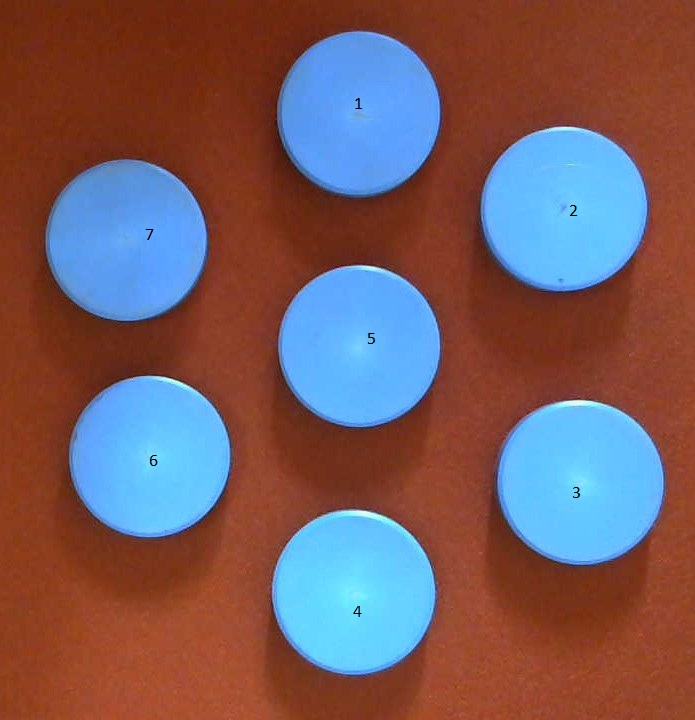
#> input picture image processing/object detection/circle/picture/win.jpg, 695 x 720 px
$ python combo.py
#> lines starting #> are read from the running program, lines starting #| are printed output that depends on the picture; after the words box and inside, x2 and y2 are one past the last pixel; in counts of white or black regions, pixels touching at a corner belong together
import numpy as np
import cv2 as cv
import math
import time

new = cv.imread('picture/win.jpg')
#> new is the input picture: shape (720, 695, 3); mean B, G, R 97.2, 93.5, 120.1

c=new.shape[:2]
#> c = (720, 695)

imgray1= cv.cvtColor(new, cv.COLOR_BGR2GRAY)
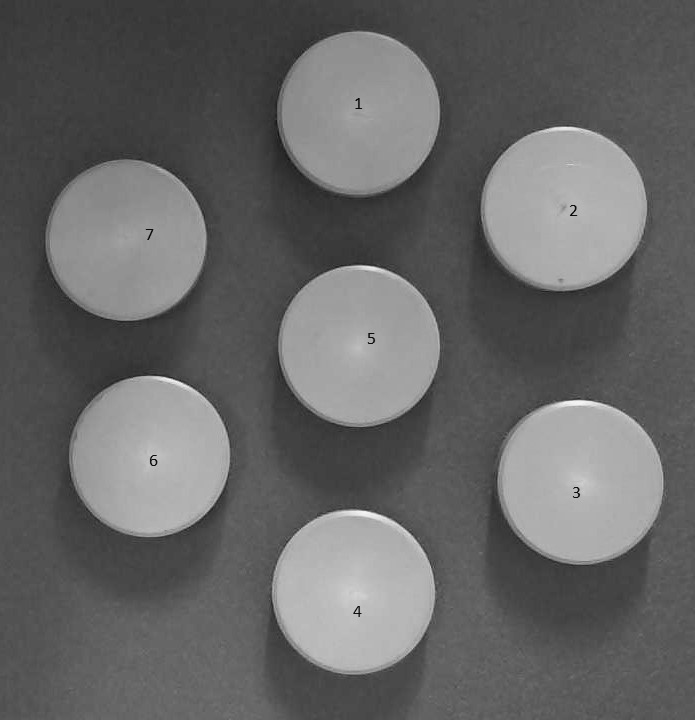
#> imgray1: shape (720, 695); min 4, max 246, mean 101.9


ret,edge = cv.threshold(imgray1,215,255,cv.THRESH_BINARY)
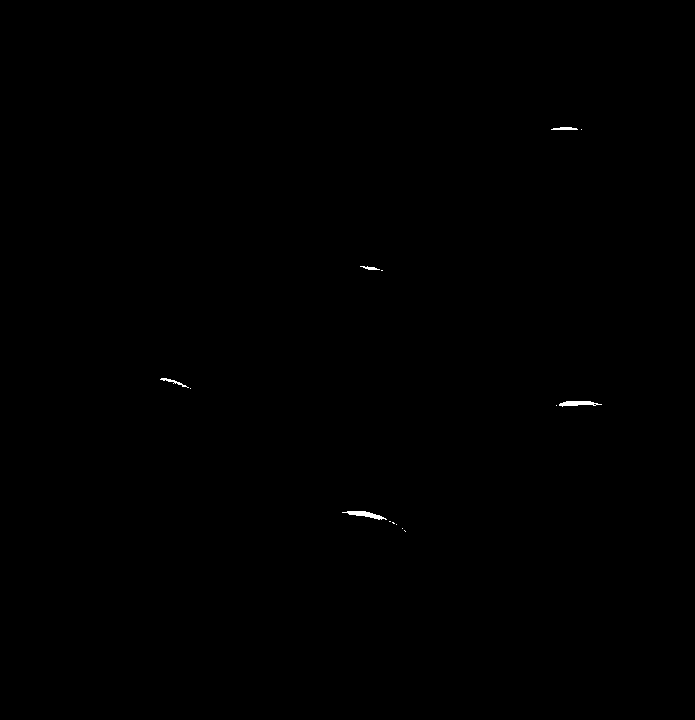
#> edge: shape (720, 695); 0.1% white; 14 white regions (9 under 20 px), largest, box (x1, y1, x2, y2) and area: (342, 511, 387, 520) 171, (559, 401, 602, 407) 158, (160, 378, 189, 388) 66, (551, 127, 578, 130) 63, (360, 266, 380, 270) 42
kernel = np.ones((5,5),np.uint8)
opening = cv.morphologyEx(edge, cv.MORPH_OPEN, kernel)
#> opening: shape (720, 695); 0.03% white; 2 white regions
opening = cv.morphologyEx(opening, cv.MORPH_CLOSE, kernel)

cv.imshow("frame1",opening)
contours, hierarchy = cv.findContours(opening, cv.RETR_TREE, cv.CHAIN_APPROX_NONE)
#> contours = 2 contours; box (x1, y1, x2, y2) and area: (356, 511, 370, 517) 53, (566, 401, 578, 406) 44


list2=[]
for i in contours:
    x,y,w,h=cv.boundingRect(i)
    if len(i) in range(300,500):
        list1=[x,y,w,h]
        list2.append(list1)
#> this loop made 2 passes
#> (x, y, w, h) on passes 1 to 2: (356, 511, 14, 6), (566, 401, 12, 5)
#> after the loop, list2 = []

for j in list2:
    # new_image=img2[y:y+h+1,x:x+w+1]
    img2=new[j[1]-4:j[1]+j[3]+5,j[0]-4:j[0]+j[2]+5]

    imgray = cv.cvtColor(img2, cv.COLOR_BGR2GRAY)
    cv.imshow("frame2",imgray)
    ret,edge = cv.threshold(imgray,96,205,cv.THRESH_BINARY)
    cv.imshow('Frea',edge)
# edge=cv2.Canny(img2,700,1000)
    contour, hierarchy = cv.findContours(edge, cv.RETR_TREE, cv.CHAIN_APPROX_NONE)


    major_radius=128
    minor_radius=126

    maxlen=len(contour[0])
    index=0
    for cnt in range(len(contour)):
        v=len(contour[cnt])
        if maxlen<v:
            maxlen=v
            index=cnt

    a=contour[index]
    Area=cv.contourArea(contour[index])
    cv.drawContours(img2,contour[index],-1,(0,0,255),1)

    M = cv.moments(contour[index])
    if M['m00'] != 0:
        cx = int(M['m10']/M['m00'])
        cy = int(M['m01']/M['m00'])
        cv.circle(img2, (cx, cy), 2, (0, 0, 255), -1)
        print(f"x: {cx} y: {cy}")


    li=[]
    d=(cx,cy)
    for i in range(0,len(a)):
        b=(a[i].flatten())
        b1=list(b.tolist())
        va=int(math.dist(d,b1))
        li.append(va)

    print(min(li),max(li))

    cv.imshow("frame",img2)
    cv.waitKey(25)
    time.sleep(8)
#> this loop made 0 passes
